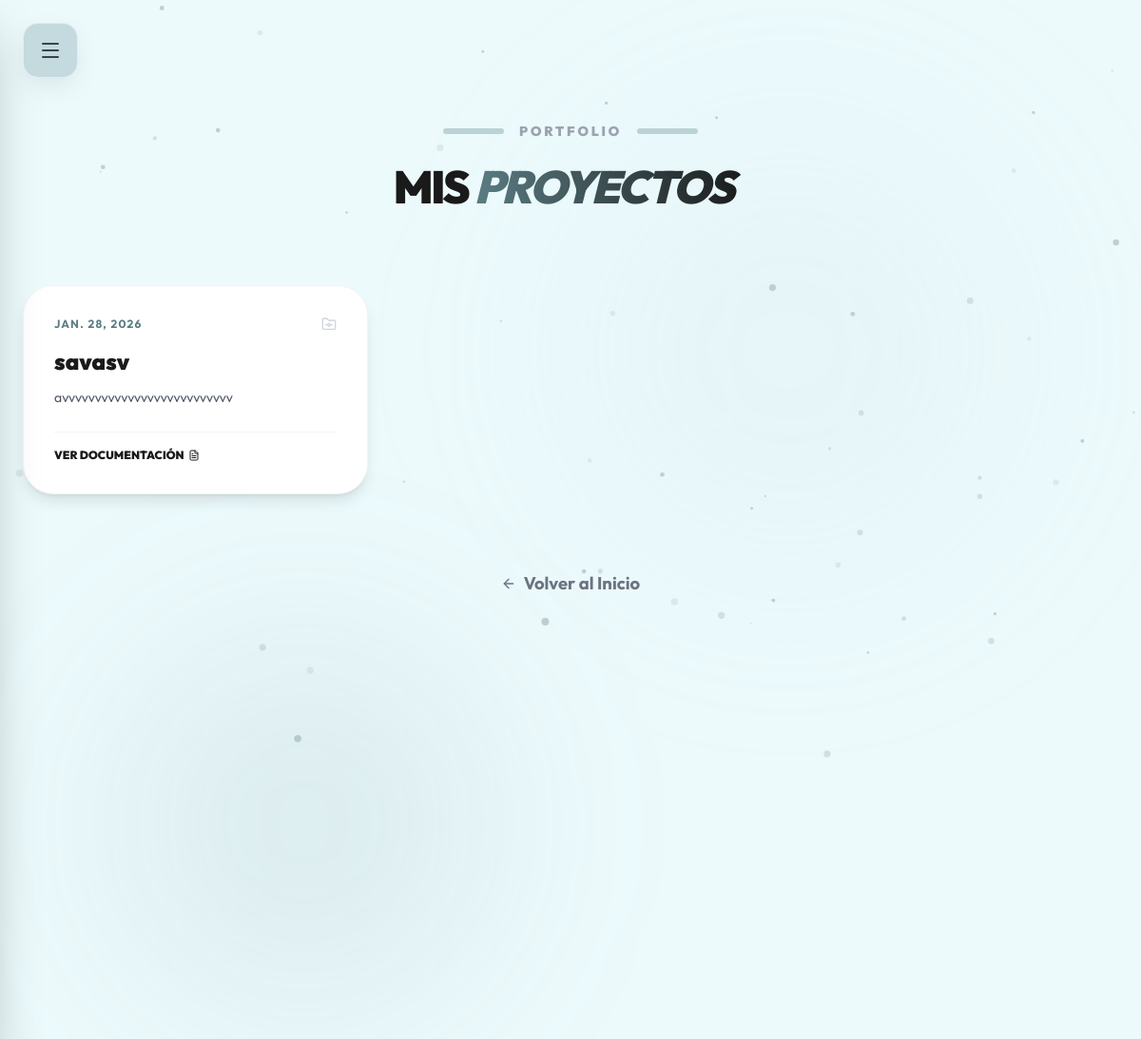
Screenshot of /trabajos/ with the database file from the repository.
### curriculum/models.py (models this page shows, shortened)
class ProductoLaboral(models.Model):
    nombre = models.CharField(max_length=200)
    descripcion = models.TextField()
    fecha = models.DateField(default=timezone.now)
    registro_id = models.CharField(max_length=50, blank=True, null=True)
    archivo = models.FileField(
        upload_to='proyectos/archivos/',
        null=True,
        blank=True,
        validators=[FileExtensionValidator(allowed_extensions=['pdf'])],
        help_text="Documentación del proyecto (Solo archivos PDF)"
    )
    url_demo = models.URLField(null=True, blank=True, help_text="Link al proyecto en vivo si existe")
    visible = models.BooleanField(default=True)
    class Meta:
        verbose_name_plural = "Productos Laborales"
        ordering = ['-fecha']

### curriculum/views.py (the view)
# urls.py: path('trabajos/', views.trabajos, name='trabajos'),
def trabajos(request):
    perfil = DatosPersonales.objects.first()
    proyectos = ProductoLaboral.objects.all()
    return render(request, 'curriculum/proyectos.html', {'perfil': perfil, 'trabajos': proyectos})

### curriculum/templates/curriculum/proyectos.html (shortened to what this page needs)
{% extends 'curriculum/base.html' %}
{% load static %}
{% block content %}
<div class="min-h-screen py-20 relative z-10">
    <div class="fixed top-0 left-0 w-full h-full overflow-hidden -z-10 pointer-events-none">
        <div class="absolute top-[10%] right-[10%] w-[500px] h-[500px] bg-[#BBD2D6]/10 blur-[100px] rounded-full"></div>
        <div class="absolute bottom-[10%] left-[10%] w-[400px] h-[400px] bg-[#5A7D84]/10 blur-[100px] rounded-full"></div>
    </div>
    <div class="max-w-7xl mx-auto px-6">
        <div class="text-center mb-20 fade-in">
            <div class="flex items-center justify-center gap-4 mb-6">
                <div class="h-1.5 w-16 bg-[#BBD2D6] rounded-full"></div>
                <span class="text-gray-400 font-black tracking-[0.2em] text-sm uppercase">Portfolio</span>
                <div class="h-1.5 w-16 bg-[#BBD2D6] rounded-full"></div>
            </div>
            <h1 class="text-4xl md:text-5xl font-black text-[#1a1a1a] mb-6 tracking-tighter">
                MIS <span class="text-transparent bg-clip-text bg-gradient-to-r from-[#5A7D84] to-[#1a1a1a] italic pr-4">PROYECTOS</span>
            </h1>
        </div>
        <div class="grid grid-cols-1 md:grid-cols-2 lg:grid-cols-3 gap-8">
            {% for trabajo in trabajos %}
            <article class="group relative bg-white rounded-[2rem] shadow-lg hover:shadow-2xl transition-all duration-500 hover:-translate-y-2 border border-gray-100 overflow-hidden flex flex-col h-full">
                <div class="p-8 flex flex-col flex-grow">
                    <div class="flex justify-between items-center mb-4">
                        <span class="text-xs font-bold text-[#5A7D84] tracking-widest uppercase">{{ trabajo.fecha }}</span>
                        <i data-lucide="folder-git" class="w-4 h-4 text-gray-300"></i>
                    </div>
                    <h3 class="text-2xl font-black text-[#1a1a1a] mb-3 group-hover:text-[#5A7D84] transition-colors leading-tight">
                        {{ trabajo.nombre }}
                    </h3>
                    <p class="text-gray-600 text-sm leading-relaxed mb-6 line-clamp-3 flex-grow">
                        {{ trabajo.descripcion }}
                    </p>
                    {% if trabajo.archivo %}
                    <a href="{{ trabajo.archivo.url }}" target="_blank" class="mt-auto pt-4 border-t border-gray-100 text-xs font-black text-[#1a1a1a] hover:text-[#5A7D84] flex items-center gap-1 transition-colors">
                        VER DOCUMENTACIÓN <i data-lucide="file-text" class="w-3 h-3"></i>
                    </a>
                    {% endif %}
                </div>
            </article>
            {% endfor %}
        </div>
        <div class="mt-20 text-center">
            <a href="{% url 'inicio' %}" class="inline-flex items-center gap-2 text-gray-500 hover:text-[#5A7D84] font-bold transition-colors">
                <i data-lucide="arrow-left" class="w-4 h-4"></i> Volver al Inicio
            </a>
        </div>
    </div>
</div>
{% endblock %}

### curriculum/templates/curriculum/base.html (style rules this page uses)
body { font-family: 'Outfit', sans-serif; background-color: rgb(236, 250, 252); color: #1a1a1a; margin: 0; font-size: 115%; }
.fade-in { animation: fadeIn 0.8s ease-out forwards; }

### rows the page displays
ProductoLaboral: fecha "JAN. 28, 2026", nombre "savasv", descripcion "avvvvvvvvvvvvvvvvvvvvvvvvvv"
